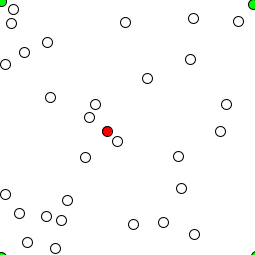
Frame 1 (no input)
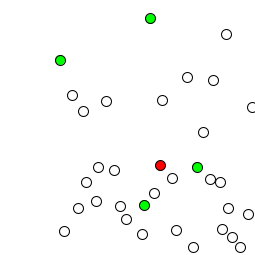
Frame 60 (the mouse pressed at the canvas centre just before this capture)
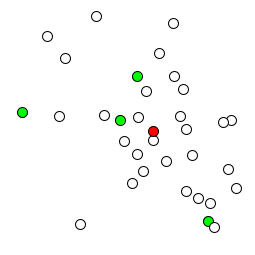
Frame 120 (the mouse held since frame 60 and released just before this capture)

The Processing sketch that drew these frames (run headless with seeded random() and noise(); from frame 60 on, the mouse is pressed at the canvas centre):

// Processing sketch: processing_32902
// ── processing_32902.pde

//Pvector middle  v2
//Owaun Scantlebury
//August 5th 2011


//main

int w = 255;
int h = 255;

public boolean forward = true;
public boolean up = false;


int pNum = 33;
int doNum =33;
PVector [] pick = new PVector [4];
public PVector []  px = new PVector [pNum];



void setup(){
  //  pick[0]=new PVector (1,0,0);
  //  pick[1]=new PVector (0,0,0);
  //  pick[2]=new PVector (0,1,0);
  //  pick[3]=new PVector (1,1,0);
  pick[0]=new PVector (1,0,0); //ok
  pick[1]=new PVector (0,0,0); //
  pick[2]=new PVector (1,0,0); //ok
  pick[3]=new PVector (1,0,0);
  size(255,255);
   direction[0]=pick[0];
  direction[1]=pick[1];
  direction[2]=pick[2];
  direction[3]=pick[3];
  px[0]=new PVector (0,0,0);
  px[1]=new PVector (width,0,0);
  px[2]=new PVector (width,height,0);
  px[3]=new PVector (0,height,0);
  velocity [1]= int(random(5));
  velocity [2]= int(random(5));
  velocity [3]= int(random(5));  
  for (int i =4;i<pNum;i++){
    if(i>3){
    direction[i]=new PVector(1,0,0);
    px[i] = new PVector(random(width),random(height),0);
    }
    velocity[i]=int(random(5));
  }
 

}
int [] velocity = new int [pNum];
void draw(){
  background(-1);
  fill(255);
  for (int i=0;i<doNum;i++){
    bounce(true,velocity[i],1,velocity[i],i);
    if (i<4)fill(0,255,0);
    if (i>3)fill(255);
    ellipse(px[i].x,px[i].y,10,10);
  }
  now = midv(px);
  fill(255,0,0);
  ellipse(now.x,now.y,10,10);
}


// PVector (forward ==1|| !forward = 0, up == 1 || !up ==0);
PVector direction [] = new PVector[pNum]; //(1,0,0);

PVector midv(PVector [] paw){
  float totx=0;
  float toty=0;
  float totz=0;
  float by  =doNum;
  //paw.length;
  for (int i=0;i<by;i++){
    totx=totx+paw[i].x;
    toty=toty+paw[i].y;
    totz=totz+paw[i].z;
  }
  PVector retval = new PVector(totx/by,toty/by,totz/by);
  return retval;
}
PVector now ;


//Bounce
void bounce(boolean rnd, int by, int lo, int hi,int val){
  if ( direction[val].x==1){
    if (rnd)px[val].x+=random(lo,hi);
    if (!rnd){
      px[val].x+=by;
    }
  }


  if ( direction[val].x==0){
    if(rnd)px[val].x-=random(lo,hi);
    if (!rnd){
      px[val].x-=by;
    }
  }

  if (direction[val].y == 1 ){
    if (rnd)px[val].y-=random(lo,hi*2);
    if (!rnd){
      px[val].y+=by;
    }
  }

  if ( direction[val].y ==0){
    if(rnd)px[val].y+=random(lo,hi*2);
    if (!rnd){
      px[val].y-=by;
    }

  }




  if (px[val].x>width)
  {


    direction[val].x=0;

  }


  if (px[val].x<0)   {
    direction[val].x=1;
    // forward = true;
  }
  if (px[val].y>height){
    direction[val].y = 1;
    // up     = true;
  }
  if (px[val].y<0     ){
    direction[val].y = 0;
    // up     = false;
  }

}
